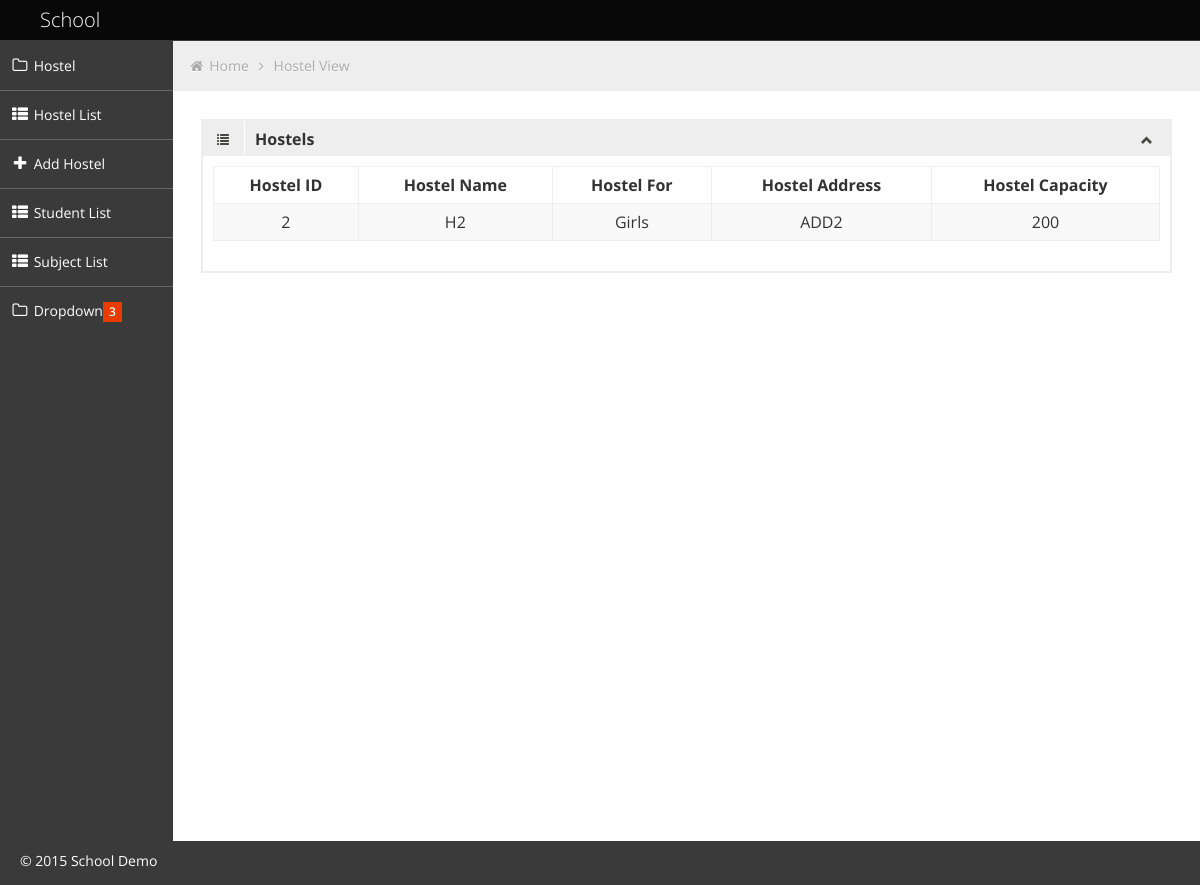
/View/hostels/hostelView.php?id=2 (signed in), run on the app's committed database.
### tables this page shows
CREATE TABLE IF NOT EXISTS `tblhostel` (
  `nHostelId` int(2) NOT NULL,
  `tHostelName` text NOT NULL,
  `bHostelFor` tinyint(1) NOT NULL,
  `tHostelAddress` text NOT NULL,
  `nHostelCapacity` int(4) NOT NULL,
  PRIMARY KEY (`nHostelId`)
);

### Model/dbHostel.php (called while the page is built, shortened)
<?php
class dbHostel
{
	function dbconnectModel()
	{
		$servername = "localhost";
		$username = "root";
		$password = "";
		$dbname = "db_school";
		$conn = mysqli_connect($servername,$username,$password,$dbname);
		return $conn;
	}
	function hostelViewSingle($id)
	{
		$conn = $this->dbconnectModel();
		$qry = "SELECT "
					. " * "
				. " FROM "
					. " tblhostel "
				. " WHERE "
					. " nHostelId = '$id' " ;
		$result = mysqli_query($conn,$qry);
		return $result;
	}
}
?>

### View/hostels/hostelView.php (the view, shortened to what this page needs)
<?php
include '../../Model/dbHostel.php';
$id 	= $_GET['id'];
$obj 	= new dbHostel;
$result = $obj->hostelViewSingle($id);
$row 	= mysqli_fetch_assoc($result);
if ( $row['bHostelFor'] == 1 )
{
	$for = "Boys";
}
else
{
	$for = "Girls";
}
?>
<html lang="en">
<head>
	<link id="bootstrap-style" href="../../Theme/css/bootstrap.min.css" rel="stylesheet">
	<link href="../../Theme/css/bootstrap-responsive.min.css" rel="stylesheet">
	<link id="base-style" href="../../Theme/css/style.css" rel="stylesheet">
	<link id="base-style-responsive" href="../../Theme/css/style-responsive.css" rel="stylesheet">
	<link id="font-awesome" href="../../Theme/css/font-awesome.css" rel="stylesheet">
	<link id="font-awesomemin" href="../../Theme/css/font-awesome.min.css" rel="stylesheet">
</head>
<body>
	<div class="navbar">
		<div class="navbar-inner">
			<div class="container-fluid">
				<a class="brand" href="index.html"><span>School</span></a>
			</div>
		</div>
	</div>
		<div class="container-fluid-full">
		<div class="row-fluid">
			<div id="content" class="span10">
			<ul class="breadcrumb">
				<li>
					<i class="icon-home"></i>
					<a href="#">Home</a>
					<i class="icon-angle-right"></i>
				</li>
				<li><a href="#">Hostel View</a></li>
			</ul>
			<div class="row-fluid sortable">
				<div class="box span12">
					<div class="box-header" data-original-title>
						<h2><i class="halflings-icon list"></i><span class="break"></span><b>Hostels</b></h2>
						<div class="box-icon">
							<a href="#" class="btn-minimize"><i class="halflings-icon chevron-up"></i></a>
						</div>
					</div>
					<div class="box-content">
						<table class="table table-striped table-bordered bootstrap-datatable datatable">
						  <thead>
							  <tr>
								  <th style="text-align:center">Hostel ID</th>
								  <th style="text-align:center">Hostel Name</th>
								  <th style="text-align:center">Hostel For</th>
								  <th style="text-align:center">Hostel Address</th>
								  <th style="text-align:center">Hostel Capacity</th>
							  </tr>
						  </thead>
								<tr>
									<td style="text-align:center"><?php echo $row['nHostelId']; ?></td>
									<td style="text-align:center"><?php echo $row['tHostelName']; ?></td>
									<td style="text-align:center" ><?php echo $for ?></td>
									<td style="text-align:center"><?php echo $row['tHostelAddress']; ?></td>
									<td style="text-align:center"><?php echo $row['nHostelCapacity']; ?></td>
								</tr>
					  </table>
					</div>
				</div>
			</div>
			</div>
		</div>
		</div>
	<footer>
		<p>
			<span style="text-align:left;float:left">&copy; 2015 School Demo</span>
		</p>
	</footer>
</body>
</html>

### Theme/css/style-responsive.css (style rules this page uses)
@media (min-width: 1200px) { .container-fluid-full { overflow: hidden; position: relative; height: 100%; } }
@media (min-width: 1200px) { #content { width: 85.578%; padding: 28px; margin: 0px 0px; margin-left: 14.422% !important; } }
@media (min-width: 1200px) { #sidebar-left { background: #3A3A3A; margin-left: 0px !important; position: absolute; height: 100%; } }
@media (min-width: 1200px) { .sidebar-nav > ul { margin: 0px; } }
@media (min-width: 1200px) { footer { margin: 0px 0px 0px 0px; padding: 10px 20px; } }

### Theme/css/halflings.css (style rules this page uses)
html, html .halflings { -webkit-font-smoothing: antialiased !important; }
.halflings-icon { display: inline-block; width: 14px; height: 14px; line-height: 14px; vertical-align: text-top; background-image: url(../img/glyphicons_halflings.svg); background-position: 0 0; background-repeat: no-repeat; vertical-align: top; *display: inline; *zoom: 1; *margin-right: .3em; }
.halflings-icon.list { background-position: -360px -48px; }
.halflings-icon.chevron-up { background-position: -288px -120px; }

### data on the page
tblhostel: nHostelId "2", tHostelName "H2", bHostelFor "Girls", tHostelAddress "ADD2", nHostelCapacity "200"
